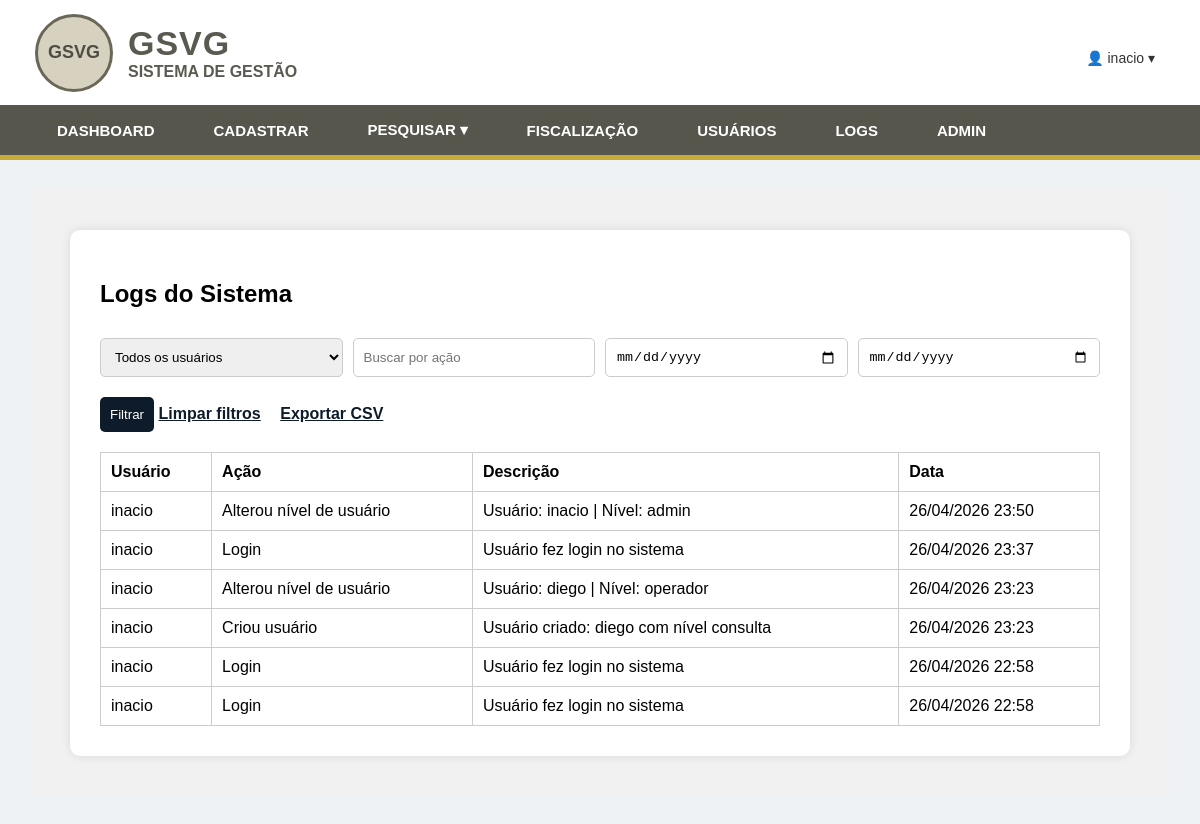
Page /logs/ (signed in) on the committed database.
### cadastro/models.py (models this page shows, shortened)
class LogAcao(models.Model):
    usuario = models.ForeignKey(User, on_delete=models.SET_NULL, null=True)
    acao = models.CharField(max_length=100)
    descricao = models.TextField()
    data = models.DateTimeField(auto_now_add=True)

### cadastro/views.py (the view)
# urls.py: path('logs/', logs),
@login_required
@permissao_requerida('logs')
def logs(request):
    usuario_id = request.GET.get('usuario', '')
    acao = request.GET.get('acao', '')
    data_inicio = request.GET.get('data_inicio', '')
    data_fim = request.GET.get('data_fim', '')
    logs = LogAcao.objects.all().order_by('-data')
    usuarios = User.objects.all().order_by('username')
    if usuario_id:
        logs = logs.filter(usuario_id=usuario_id)
    if acao:
        logs = logs.filter(acao__icontains=acao)
    if data_inicio:
        logs = logs.filter(data__date__gte=data_inicio)
    if data_fim:
        logs = logs.filter(data__date__lte=data_fim)
    return render(request, 'cadastro/logs.html', {
        'logs': logs,
        'usuarios': usuarios,
        'usuario_id': usuario_id,
        'acao': acao,
        'data_inicio': data_inicio,
        'data_fim': data_fim,
    })

### cadastro/views.py (called while the page is built)
def tem_permissao(usuario, rota):
    if not usuario.is_authenticated:
        return False
    if usuario.is_superuser:
        return True
    return PermissaoUsuario.objects.filter(
        usuario=usuario,
        pagina__rota=rota,
        liberado=True
    ).exists()

def permissao_requerida(rota):
    def decorator(view_func):
        @wraps(view_func)
        def _wrapped_view(request, *args, **kwargs):
            if not tem_permissao(request.user, rota):
                return redirect('/sem-permissao/')
            return view_func(request, *args, **kwargs)
        return _wrapped_view
    return decorator

### templates/cadastro/logs.html (shortened to what this page needs)
{% extends 'cadastro/base.html' %}
{% block content %}
<div class="pagina">
<div class="box">
<h2>Logs do Sistema</h2>
<form method="get">
<div class="filtros">
<select name="usuario">
<option value="">Todos os usuários</option>
</select>
<input type="text" name="acao" value="{{ acao }}" placeholder="Buscar por ação">
<input type="date" name="data_inicio" value="{{ data_inicio }}">
<input type="date" name="data_fim" value="{{ data_fim }}">
</div>
<div class="acoes">
<button type="submit">Filtrar</button>
<a href="/logs/">Limpar filtros</a>
<a href="/exportar-logs/">Exportar CSV</a>
</div>
</form>
<table>
<tr>
<th>Usuário</th>
<th>Ação</th>
<th>Descrição</th>
<th>Data</th>
</tr>
{% for log in logs %}
<tr>
<td>{{ log.usuario.username }}</td>
<td>{{ log.acao }}</td>
<td>{{ log.descricao }}</td>
<td>{{ log.data|date:"d/m/Y H:i" }}</td>
</tr>
{% empty %}
<tr>
<td colspan="4">Nenhum log encontrado.</td>
</tr>
{% endfor %}
</table>
</div>
</div>
{% endblock %}

### templates/cadastro/base.html (shortened to what this page needs)
<!DOCTYPE html>
<html lang="pt-br">
<head>
</head>
<body>
<header class="top-header">
    <div class="logo-area">
        <div class="logo-circle">GSVG</div>
        <div class="logo-texto">
            <h1>GSVG</h1>
            <span>SISTEMA DE GESTÃO</span>
        </div>
    </div>
    <div class="usuario-menu">
        <button type="button" class="usuario-btn">
            👤 {{ request.user.username }} ▾
        </button>
    </div>
</header>
<nav class="menu-bar">
    <div class="menu">
        <a href="/painel/">DASHBOARD</a>
        <a href="/cadastrar/">CADASTRAR</a>
        <div class="menu-item">
            <a href="#">PESQUISAR ▾</a>
        </div>
	<a href="/fiscalizacao/">FISCALIZAÇÃO</a>
        <a href="/usuarios/">USUÁRIOS</a>
        <a href="/logs/">LOGS</a>
        <a href="/admin/">ADMIN</a>
    </div>
</nav>
<main class="conteudo">
    {% block content %}
    {% endblock %}
</main>
</body>
</html>

### templates/cadastro/base.html (style rules this page uses)
body { margin: 0; font-family: Arial, sans-serif; background: #eef2f5; }
.top-header { height: 105px; background: #ffffff; display: flex; align-items: center; justify-content: space-between; padding: 0 35px; box-sizing: border-box; }
.logo-area { display: flex; align-items: center; gap: 15px; }
.logo-circle { width: 72px; height: 72px; border-radius: 50%; background: #d6d2bf; border: 3px solid #6b6758; display: flex; align-items: center; justify-content: center; font-weight: bold; color: #4f4d43; font-size: 18px; }
.logo-texto h1 { margin: 0; color: #5b5a50; font-size: 34px; font-weight: 800; letter-spacing: 1px; }
.logo-texto span { color: #5b5a50; font-size: 16px; font-weight: bold; }
.usuario-menu { position: relative; }
.usuario-btn { background: none; border: none; color: #333; font-size: 14px; cursor: pointer; }
.menu-bar { height: 50px; background: #57564c; border-bottom: 5px solid #c7aa38; display: flex; align-items: center; padding: 0 35px; }
.menu { display: flex; align-items: center; height: 100%; }
.menu a { color: white; text-decoration: none; padding: 0 22px; height: 50px; display: flex; align-items: center; font-weight: bold; font-size: 15px; box-sizing: border-box; transition: background-color 0.15s ease; }
.menu a, .menu a:hover { transform: none !important; }
.menu-item { position: relative; height: 100%; display: flex; align-items: center; }
.conteudo { padding: 30px; }

### templates/cadastro/logs.html (style rules this page uses)
.pagina { background:#f1f1f1;padding:40px }
.box { background:white;padding:30px;border-radius:10px;max-width:1200px;margin:auto;box-shadow:0 0 10px rgba(0,0,0,.1) }
input,select,button { padding:10px;margin-top:10px;border:1px solid #ccc;border-radius:5px }
button { background:#0d1b2a;color:white;border:none;cursor:pointer }
table { width:100%;border-collapse:collapse;margin-top:20px }
th,td { padding:10px;border:1px solid #ccc;text-align:left }
.filtros { display:grid;grid-template-columns:1fr 1fr 1fr 1fr;gap:10px }
.acoes { margin-top:10px }
a { color:#0d1b2a;font-weight:bold;margin-right:15px }

### rows in the picture
LogAcao: usuario.username "inacio", acao "Alterou nível de usuário", descricao "Usuário: inacio | Nível: admin", data "26/04/2026 23:50"
LogAcao: usuario.username "inacio", acao "Login", descricao "Usuário fez login no sistema", data "26/04/2026 23:37"
LogAcao: usuario.username "inacio", acao "Alterou nível de usuário", descricao "Usuário: diego | Nível: operador", data "26/04/2026 23:23"
LogAcao: usuario.username "inacio", acao "Criou usuário", descricao "Usuário criado: diego com nível consulta", data "26/04/2026 23:23"
LogAcao: usuario.username "inacio", acao "Login", descricao "Usuário fez login no sistema", data "26/04/2026 22:58"
LogAcao: usuario.username "inacio", acao "Login", descricao "Usuário fez login no sistema", data "26/04/2026 22:58"

### other values in the picture
{{ request.user.username }} "inacio"
